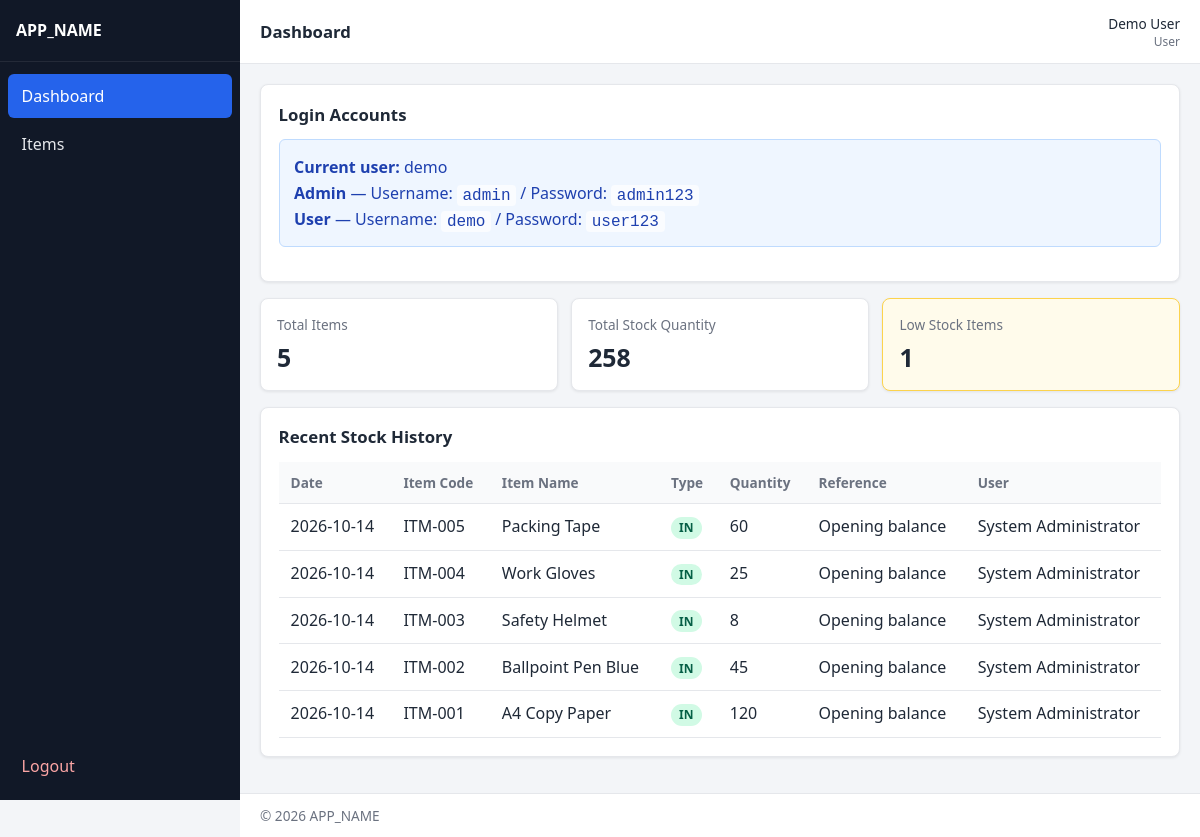
The page /user/dashboard.php (signed in) on the database its author committed.
### tables this page shows
CREATE TABLE stock_movements (
    id INT UNSIGNED AUTO_INCREMENT PRIMARY KEY,
    item_id INT UNSIGNED NOT NULL,
    movement_type ENUM('IN', 'OUT') NOT NULL,
    quantity INT NOT NULL,
    movement_date DATE NOT NULL,
    reference_note VARCHAR(255) NULL,
    created_by INT UNSIGNED NULL,
    created_at TIMESTAMP NOT NULL DEFAULT CURRENT_TIMESTAMP,
    KEY idx_movements_item (item_id),
    KEY idx_movements_type (movement_type),
    KEY idx_movements_date (movement_date),
    KEY idx_movements_created_by (created_by),
    CONSTRAINT chk_movements_quantity CHECK (quantity > 0),
    CONSTRAINT fk_movements_item
        FOREIGN KEY (item_id) REFERENCES items (id)
        ON UPDATE CASCADE
        ON DELETE RESTRICT,
    CONSTRAINT fk_movements_user
        FOREIGN KEY (created_by) REFERENCES users (id)
        ON UPDATE CASCADE
        ON DELETE SET NULL
);

CREATE TABLE items (
    id INT UNSIGNED AUTO_INCREMENT PRIMARY KEY,
    item_code VARCHAR(50) NOT NULL,
    item_name VARCHAR(150) NOT NULL,
    category VARCHAR(100) NOT NULL,
    location VARCHAR(100) NOT NULL,
    quantity INT NOT NULL DEFAULT 0,
    unit VARCHAR(30) NOT NULL,
    reorder_level INT NOT NULL DEFAULT 0,
    created_at TIMESTAMP NOT NULL DEFAULT CURRENT_TIMESTAMP,
    updated_at TIMESTAMP NOT NULL DEFAULT CURRENT_TIMESTAMP ON UPDATE CURRENT_TIMESTAMP,
    UNIQUE KEY uq_items_code (item_code),
    KEY idx_items_name (item_name),
    KEY idx_items_category (category),
    KEY idx_items_location (location),
    CONSTRAINT chk_items_quantity CHECK (quantity >= 0),
    CONSTRAINT chk_items_reorder CHECK (reorder_level >= 0)
);

CREATE TABLE users (
    id INT UNSIGNED AUTO_INCREMENT PRIMARY KEY,
    full_name VARCHAR(120) NOT NULL,
    username VARCHAR(60) NOT NULL,
    password_hash VARCHAR(255) NOT NULL,
    role ENUM('admin', 'user') NOT NULL DEFAULT 'user',
    is_active TINYINT(1) NOT NULL DEFAULT 1,
    created_at TIMESTAMP NOT NULL DEFAULT CURRENT_TIMESTAMP,
    updated_at TIMESTAMP NOT NULL DEFAULT CURRENT_TIMESTAMP ON UPDATE CURRENT_TIMESTAMP,
    UNIQUE KEY uq_users_username (username),
    KEY idx_users_role (role),
    KEY idx_users_active (is_active)
);

### includes/auth.php (called while the page is built, shortened)
<?php
function current_user(): ?array
{
    return $_SESSION['user'];
}

### includes/functions.php (called while the page is built, shortened)
<?php
function e(?string $value): string
{
    return htmlspecialchars((string) $value, ENT_QUOTES | ENT_SUBSTITUTE, 'UTF-8');
}
function format_date(?string $date): string
{
    $ts = strtotime($date);
    return $ts ? date('Y-m-d', $ts) : e($date);
}

### user/dashboard.php (the view, shortened to what this page needs)
<?php
$pdo = db();
$totalItems = (int) $pdo->query('SELECT COUNT(*) FROM items')->fetchColumn();
$totalQty = (int) $pdo->query('SELECT COALESCE(SUM(quantity), 0) FROM items')->fetchColumn();
$lowStockCount = (int) $pdo->query(
    'SELECT COUNT(*) FROM items WHERE quantity <= reorder_level'
)->fetchColumn();
$recent = $pdo->query(
    "SELECT sm.movement_date, sm.movement_type, sm.quantity, sm.reference_note,
            i.item_code, i.item_name, u.full_name AS created_by_name
     FROM stock_movements sm
     INNER JOIN items i ON i.id = sm.item_id
     LEFT JOIN users u ON u.id = sm.created_by
     ORDER BY sm.movement_date DESC, sm.id DESC
     LIMIT 15"
)->fetchAll();
require __DIR__ . '/../includes/header.php';
?>
<div class="card">
    <h2>Login Accounts</h2>
    <div class="alert alert-info" role="status">
        <p><strong>Current user:</strong> <?= e($user['username'] ?? '') ?></p>
        <p><strong>Admin</strong> — Username: <code>admin</code> / Password: <code>admin123</code></p>
        <p><strong>User</strong> — Username: <code>demo</code> / Password: <code>user123</code></p>
    </div>
</div>
<div class="stats-grid">
    <div class="stat-card">
        <div class="label">Total Items</div>
        <div class="value"><?= e((string) $totalItems) ?></div>
    </div>
    <div class="stat-card">
        <div class="label">Total Stock Quantity</div>
        <div class="value"><?= e((string) $totalQty) ?></div>
    </div>
    <div class="stat-card warning">
        <div class="label">Low Stock Items</div>
        <div class="value"><?= e((string) $lowStockCount) ?></div>
    </div>
</div>
<div class="card">
    <h2>Recent Stock History</h2>
    <?php if (!$recent): ?>
        <div class="empty-state">No stock movements yet.</div>
    <?php else: ?>
        <div class="table-wrap">
            <table class="data-table">
                <thead>
                    <tr>
                        <th>Date</th>
                        <th>Item Code</th>
                        <th>Item Name</th>
                        <th>Type</th>
                        <th>Quantity</th>
                        <th>Reference</th>
                        <th>User</th>
                    </tr>
                </thead>
                <tbody>
                    <?php foreach ($recent as $row): ?>
                        <tr>
                            <td><?= e(format_date($row['movement_date'])) ?></td>
                            <td><?= e($row['item_code']) ?></td>
                            <td><?= e($row['item_name']) ?></td>
                            <td>
                                <span class="badge badge-<?= $row['movement_type'] === 'IN' ? 'in' : 'out' ?>">
                                    <?= e($row['movement_type']) ?>
                                </span>
                            </td>
                            <td><?= e((string) $row['quantity']) ?></td>
                            <td><?= e($row['reference_note'] ?? '') ?></td>
                            <td><?= e($row['created_by_name'] ?? '—') ?></td>
                        </tr>
                    <?php endforeach; ?>
                </tbody>
            </table>
        </div>
    <?php endif; ?>
</div>
<?php require __DIR__ . '/../includes/footer.php'; ?>

### assets/css/style.css (style rules this page uses)
:root { --bg: #f3f5f8; --surface: #ffffff; --text: #1f2937; --muted: #6b7280; --border: #e5e7eb; --primary: #1d4ed8; --primary-dark: #1e40af; --danger: #b91c1c; --danger-bg: #fef2f2; --success: #047857; --success-bg: #ecfdf5; --warning: #b45309; --warning-bg: #fffbeb; --info-bg: #eff6ff; --sidebar: #111827; --sidebar-text: #e5e7eb; --sidebar-active: #2563eb; --shadow: 0 1px 3px rgba(0, 0, 0, 0.08); --radius: 8px; --font: "Segoe UI", Tahoma, Geneva, Verdana, sans-serif; }
*, *::before, *::after { box-sizing: border-box; }
html, body { margin: 0; padding: 0; font-family: var(--font); color: var(--text); background: var(--bg); min-height: 100%; }
.card { background: var(--surface); border: 1px solid var(--border); border-radius: var(--radius); padding: 1.1rem; box-shadow: var(--shadow); margin-bottom: 1rem; }
.card h2, .card h3 { margin: 0 0 0.85rem; font-size: 1.05rem; }
.stats-grid { display: grid; grid-template-columns: repeat(auto-fit, minmax(160px, 1fr)); gap: 0.85rem; margin-bottom: 1rem; }
.stat-card { background: var(--surface); border: 1px solid var(--border); border-radius: var(--radius); padding: 1rem; box-shadow: var(--shadow); }
.stat-card .label { color: var(--muted); font-size: 0.85rem; margin-bottom: 0.35rem; }
.stat-card .value { font-size: 1.55rem; font-weight: 700; }
.stat-card.warning { border-color: #fcd34d; background: var(--warning-bg); }
.alert { border-radius: 6px; padding: 0.75rem 0.9rem; margin-bottom: 1rem; border: 1px solid transparent; }
.alert-info { background: var(--info-bg); color: #1e40af; border-color: #bfdbfe; }
.alert p { margin: 0.25rem 0; }
.alert code { font-family: ui-monospace, SFMono-Regular, Menlo, Consolas, monospace; background: rgba(255, 255, 255, 0.7); padding: 0.1rem 0.35rem; border-radius: 4px; }
.table-wrap { width: 100%; overflow-x: auto; }
table.data-table { width: 100%; border-collapse: collapse; background: var(--surface); }
table.data-table th, table.data-table td { padding: 0.7rem 0.75rem; border-bottom: 1px solid var(--border); text-align: left; vertical-align: top; white-space: nowrap; }
table.data-table th { font-size: 0.85rem; color: var(--muted); background: #f9fafb; }
.badge { display: inline-block; padding: 0.15rem 0.5rem; border-radius: 999px; font-size: 0.75rem; font-weight: 700; }
.badge-in { background: #d1fae5; color: #065f46; }

### rows shown on the page
stock_movements: movement_date "2026-10-14", item.item_code "ITM-005", item.item_name "Packing Tape", movement_type "IN", quantity "60", reference_note "Opening balance", created_by.full_name "System Administrator"
stock_movements: movement_date "2026-10-14", item.item_code "ITM-004", item.item_name "Work Gloves", movement_type "IN", quantity "25", reference_note "Opening balance", created_by.full_name "System Administrator"
stock_movements: movement_date "2026-10-14", item.item_code "ITM-003", item.item_name "Safety Helmet", movement_type "IN", quantity "8", reference_note "Opening balance", created_by.full_name "System Administrator"
stock_movements: movement_date "2026-10-14", item.item_code "ITM-002", item.item_name "Ballpoint Pen Blue", movement_type "IN", quantity "45", reference_note "Opening balance", created_by.full_name "System Administrator"
stock_movements: movement_date "2026-10-14", item.item_code "ITM-001", item.item_name "A4 Copy Paper", movement_type "IN", quantity "120", reference_note "Opening balance", created_by.full_name "System Administrator"

### other values the page prints
APP_NAME "APP_NAME"
$pageTitle "Dashboard"
$user['full_name'] "Demo User"
$user['role'] "User"
$user['username'] "demo"
$totalItems "5"
$totalQty "258"
$lowStockCount "1"
